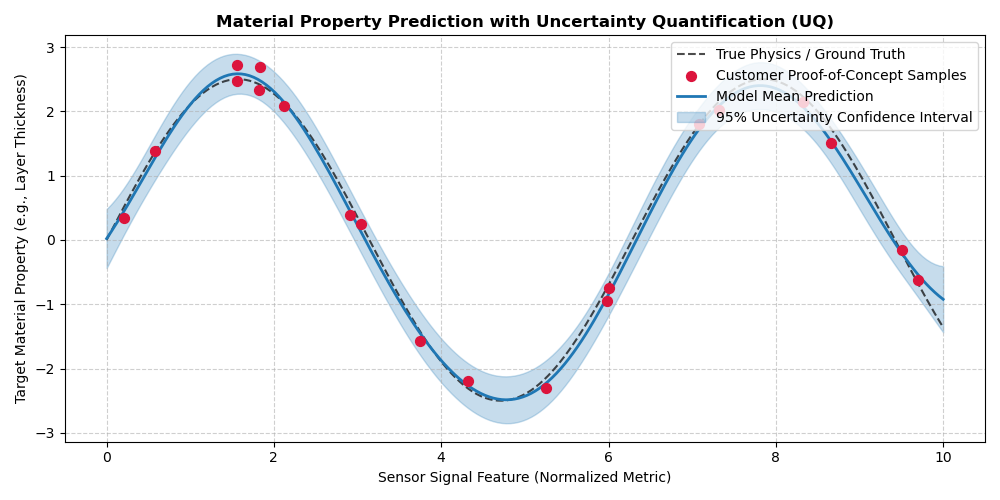

Source code (Python):
import numpy as np
import sklearn.gaussian_process as gp
from sklearn.gaussian_process.kernels import RBF, WhiteKernel
import matplotlib.pyplot as plt

class MaterialPropertyPredictor:
    """
    Gaussian Process Regressor with Physics-Informed Priors and Uncertainty Quantification.
    """
    def __init__(self):
        kernel = RBF(length_scale=1.0, length_scale_bounds=(1e-2, 1e2)) + WhiteKernel(noise_level=0.05)
        self.model = gp.GaussianProcessRegressor(kernel=kernel, n_restarts_optimizer=10, random_state=42)

    def fit(self, X: np.ndarray, y: np.ndarray):
        self.model.fit(X, y)

    def predict_with_uncertainty(self, X_new: np.ndarray):
        y_mean, y_std = self.model.predict(X_new, return_std=True)
        return y_mean, y_mean - 1.96 * y_std, y_mean + 1.96 * y_std

# Synthetic Small-Data Dataset
np.random.seed(42)
X_train = np.random.uniform(0, 10, size=(20, 1))
y_train = np.sin(X_train[:, 0]) * 2.5 + np.random.normal(0, 0.15, size=20)

predictor = MaterialPropertyPredictor()
predictor.fit(X_train, y_train)

# Dense grid for continuous plotting
X_test = np.linspace(0, 10, 200).reshape(-1, 1)
y_pred, lb, ub = predictor.predict_with_uncertainty(X_test)

# --- GRAPHICAL VISUALIZATION ---
plt.figure(figsize=(10, 5))
plt.plot(X_test, np.sin(X_test) * 2.5, 'k--', label='True Physics / Ground Truth', alpha=0.7)
plt.scatter(X_train, y_train, color='crimson', s=50, zorder=5, label='Customer Proof-of-Concept Samples')
plt.plot(X_test, y_pred, color='#1f77b4', lw=2, label='Model Mean Prediction')
plt.fill_between(X_test.ravel(), lb, ub, color='#1f77b4', alpha=0.25, label='95% Uncertainty Confidence Interval')

plt.title("Material Property Prediction with Uncertainty Quantification (UQ)", fontsize=12, fontweight='bold')
plt.xlabel("Sensor Signal Feature (Normalized Metric)")
plt.ylabel("Target Material Property (e.g., Layer Thickness)")
plt.grid(True, linestyle='--', alpha=0.6)
plt.legend(loc='upper right')
plt.tight_layout()
plt.show()
